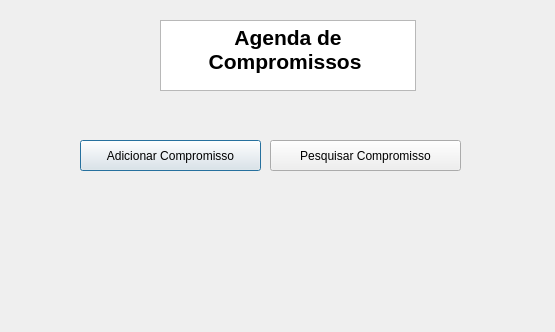
<?xml version="1.0" encoding="UTF-8"?>
<ui version="4.0">
 <class>fm_principal</class>
 <widget class="QDialog" name="fm_principal">
  <property name="geometry">
   <rect>
    <x>0</x>
    <y>0</y>
    <width>555</width>
    <height>332</height>
   </rect>
  </property>
  <property name="windowTitle">
   <string>Dialog</string>
  </property>
  <widget class="QPushButton" name="btn_novocontato">
   <property name="geometry">
    <rect>
     <x>80</x>
     <y>140</y>
     <width>181</width>
     <height>31</height>
    </rect>
   </property>
   <property name="text">
    <string>Adicionar Compromisso</string>
   </property>
  </widget>
  <widget class="QPushButton" name="btn_pesquisarcontato">
   <property name="geometry">
    <rect>
     <x>270</x>
     <y>140</y>
     <width>191</width>
     <height>31</height>
    </rect>
   </property>
   <property name="text">
    <string>Pesquisar Compromisso</string>
   </property>
  </widget>
  <widget class="QTextBrowser" name="textBrowser">
   <property name="geometry">
    <rect>
     <x>160</x>
     <y>20</y>
     <width>256</width>
     <height>71</height>
    </rect>
   </property>
   <property name="html">
    <string>&lt;!DOCTYPE HTML PUBLIC &quot;-//W3C//DTD HTML 4.0//EN&quot; &quot;http://www.w3.org/TR/REC-html40/strict.dtd&quot;&gt;
&lt;html&gt;&lt;head&gt;&lt;meta name=&quot;qrichtext&quot; content=&quot;1&quot; /&gt;&lt;style type=&quot;text/css&quot;&gt;
p, li { white-space: pre-wrap; }
&lt;/style&gt;&lt;/head&gt;&lt;body style=&quot; font-family:'Ubuntu'; font-size:11pt; font-weight:400; font-style:normal;&quot;&gt;
&lt;p align=&quot;center&quot; style=&quot; margin-top:0px; margin-bottom:0px; margin-left:0px; margin-right:0px; -qt-block-indent:0; text-indent:0px;&quot;&gt;&lt;span style=&quot; font-family:'Segoe UI'; font-size:16pt; font-weight:696;&quot;&gt;Agenda de Compromissos &lt;/span&gt;&lt;/p&gt;&lt;/body&gt;&lt;/html&gt;</string>
   </property>
  </widget>
 </widget>
 <resources/>
 <connections/>
</ui>
